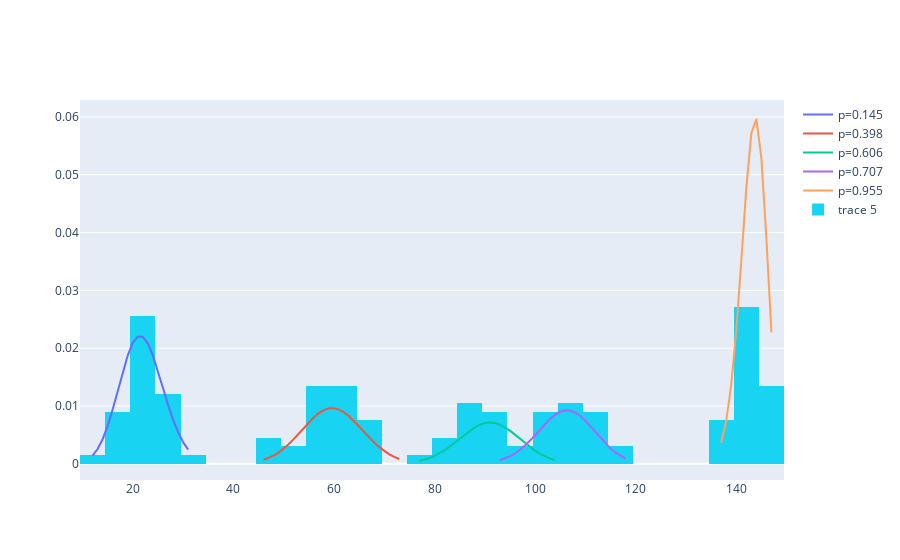

Notebook source saved alongside this figure:
### Code cell
proportions = bem2.lambd_/np.sum(bem2.lambd_)
plot_binomial_mixture(bem2.p_, proportions=proportions, S=S)
